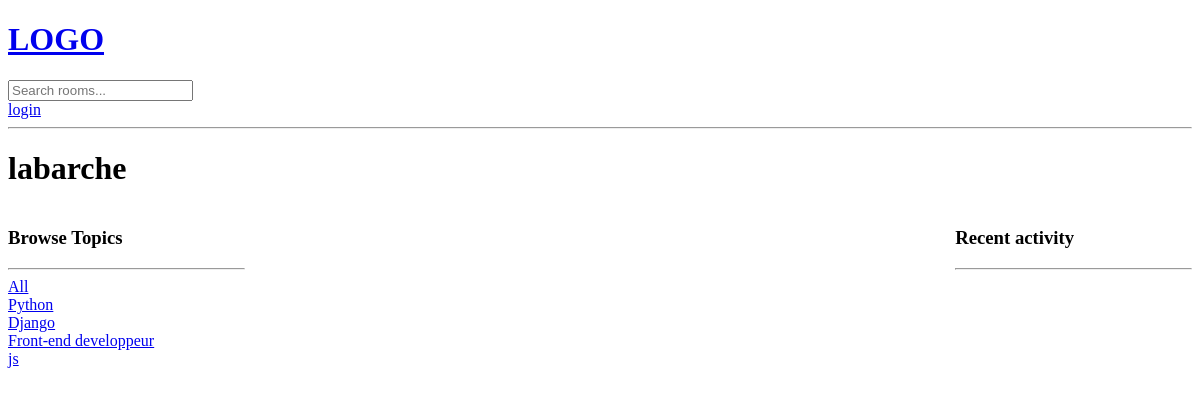
Before: /profile/3/ with the older database file.
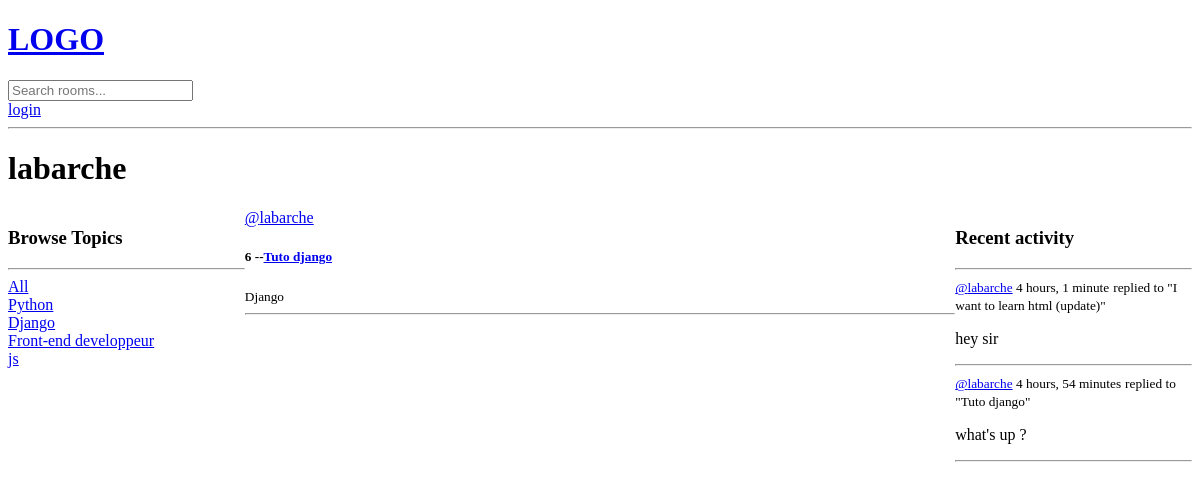
After: the same page with the newer database file.
### base/models.py (models this page shows, shortened)
class Topic(models.Model):
    name = models.CharField(max_length=200)

class Room(models.Model):
    host = models.ForeignKey(User, on_delete=models.SET_NULL, null=True)
    topic = models.ForeignKey(Topic, on_delete=models.SET_NULL, null=True)
    name = models.CharField(max_length=200)
    description = models.TextField(blank=True, null=True)
    participants = models.ManyToManyField(User, related_name='participants', blank=True)
    updated = models.DateTimeField(auto_now=True)
    created = models.DateTimeField(auto_now_add=True)
    class Meta :
        ordering = ['-created', '-updated']
    def __str__(self):
        return self.name

class Message(models.Model):
    user = models.ForeignKey(User, on_delete=models.CASCADE)
    room = models.ForeignKey(Room, on_delete=models.CASCADE)
    body = models.TextField()
    updated = models.DateTimeField(auto_now=True)
    created = models.DateTimeField(auto_now_add=True)
    class Meta :
        ordering = ['-created', '-updated']
    def __str__(self):
        return self.body[0:50]

### base/views.py (the view)
def userProfile(request, pk):
    user = User.objects.get(id=pk)
    rooms = user.room_set.all()
    room_messages = user.message_set.all()
    topics = Topic.objects.all()
    context = {'user': user, 'rooms': rooms, 'room_messages': room_messages, 'topics': topics}
    return render(request, "base/profile.html", context)

### base/templates/base/profile.html (shortened to what this page needs)
{% extends 'main.html' %}
{% block content %}
<h1> {{user.username}}</h1>
<div class="profile-container">
    <div>
        {% include 'base/topics_component.html'%}
    </div>
    <div>
        {%include 'base/feed_component.html' %}
    </div>
    <div>
        {% include 'base/activity_component.html'%}
    </div>
</div>
{% endblock %}

### templates/main.html (shortened to what this page needs)
<!DOCTYPE html>
<html>
  <head>
    <link rel="stylesheet" href="" />
  </head>
  <body>
    {% include "navbar.html" %}
    {% block content %}
    {% endblock %}
  </body>
</html>

### templates/navbar.html
<a href="/">
    <h1>LOGO</h1>
</a>
<form method="get" action="{% url 'home' %}">
    <input type="text" name="q" placeholder="Search rooms..."/>
</form>
{%if request.user.is_authenticated%}
<p>Hello {{request.user}}!</p>
    <a href="{% url 'logout'%}">logout</a>
{%else%}
    <a href="{% url 'login'%}">login</a>
{%endif%}
<hr>

### base/templates/base/topics_component.html
<div>
  <h3>Browse Topics</h3>
  <hr />
  <a href="{% url 'home'%}"> All </a>
  {% for topic in topics %}
    <div>
      <a href="{% url 'home' %}?q={{ topic.name }}">{{ topic.name }}</a>
    </div>
  {% endfor %}
</div>

### base/templates/base/feed_component.html (shortened to what this page needs)
{% for room in rooms %}
          <div>
            <a href= "{% url 'user-profile' room.host.id%}">@{{ room.host.username }}</a>
            <h5>{{ room.id }} --<a href="{% url 'room' room.id %}">{{ room.name }}</a></h5>
            <small>{{ room.topic.name }}</small>
            <hr />
          </div>
        {% endfor %}

### base/templates/base/activity_component.html (shortened to what this page needs)
<h3>Recent activity</h3>
      <hr />
      {% for message in room_messages %}
        <div>
          <small><a href ="{% url 'user-profile' message.user.id %}">@{{ message.user }}</a> {{ message.created|timesince }}</small>
          <small>replied to "{{ message.room }}"</small>
          <p>{{ message }}</p>
          <hr />
        </div>
      {% endfor %}

### base/templates/base/profile.html (style rules this page uses)
.profile-container { display: grid; grid-template-columns: 1fr 3fr 1fr; }

Changed rows visible on the page:
added Room: host.username "labarche", id "6", name "Tuto django", topic.name "Django"
added Message: user "labarche", created "4 hours, 1 minute", room "I want to learn html (update)", body "hey sir"
added Message: user "labarche", created "4 hours, 54 minutes", room "Tuto django", body "what's up ?"
